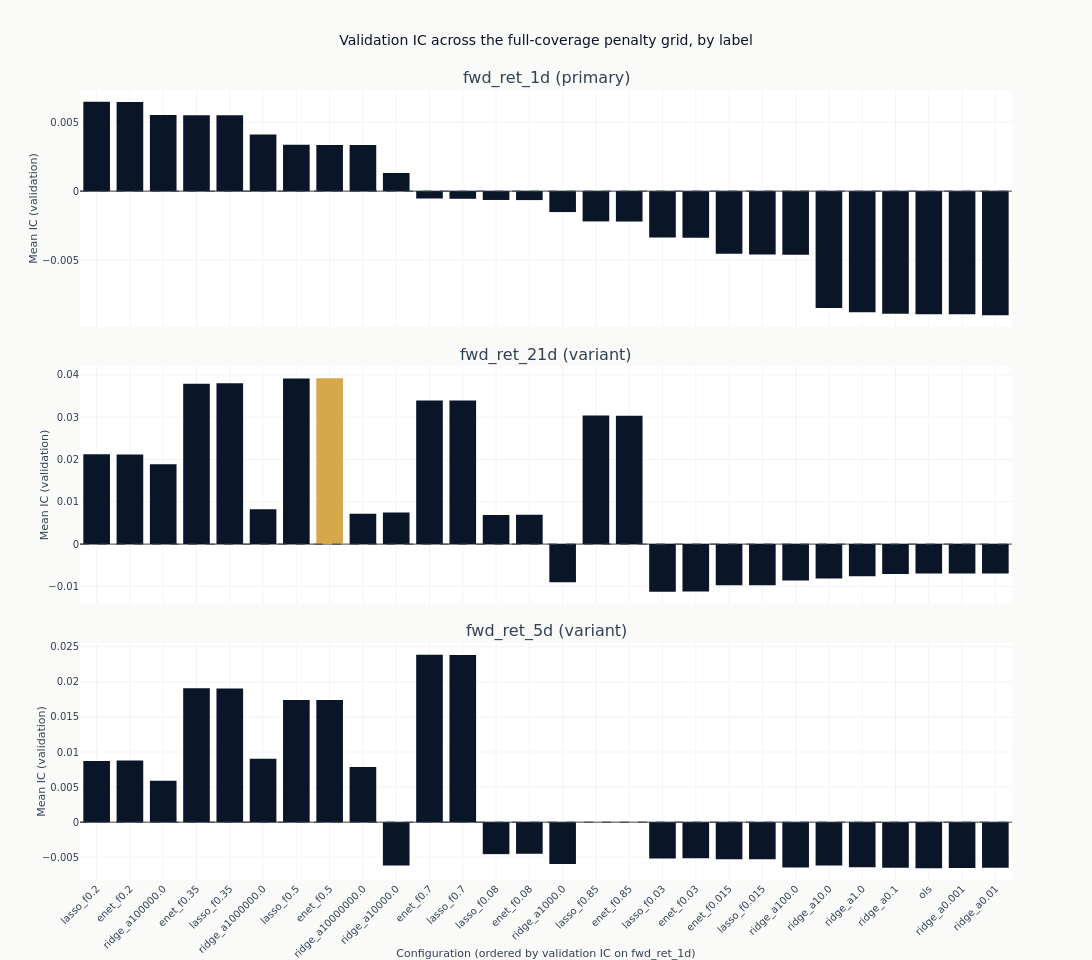

Write notebook code for a chart like this one.
### Markdown cell above
### How the penalty grid ranks

One panel per label, so the same grid can be read at each horizon. Only the configurations
measured on all of their own label's validation dates are charted; any partial-coverage ones
are in the table above with `full_coverage` false, and are left out here because their IC would
be an average over a different set of dates. The zero line is the reference that matters: a bar
below it is a model whose ranking pointed the wrong way out of sample.

**Each panel has its own vertical scale**, because the horizons do not produce ICs of the same
size and a shared scale would flatten the one-day panel to a line. Read a panel for the shape
of its ranking, and the numbers rather than the bar heights when comparing panels.

**The configurations are in the same order in all three panels**, that order being their
ranking on the primary label. Sorting each panel independently would put a different
configuration at each left edge and make the panels look alike whatever the numbers did. Held
in one order, a panel that slopes down from left to right is a horizon that ranks the grid the
way the primary label does, and a panel that does not is one where the penalty that works at
one horizon does not work at another.

### Code cell
def compact(params: str) -> str:
    """Render declared parameters for a label: `alpha=1000000.0` reads as `alpha=1e+06`."""
    return re.sub(r"\d+\.?\d*(?:[eE][+-]?\d+)?", lambda m: f"{float(m.group()):g}", params)


primary = primary_label(study)
full = catalog.filter("full_coverage")
charted = sorted(set(full.get_column("label")))
# The primary label leads when it was fitted. A subset run that leaves it out orders the panels
# by whichever label it did fit rather than by one that is not there.
panel_labels = [label for label in [primary] if label in charted] + [
    label for label in charted if label != primary
]
order_label = panel_labels[0]
config_order = (
    full.filter(pl.col("label") == order_label)
    .sort("ic_mean", descending=True)
    .get_column("config_name")
    .to_list()
)
leader = full.sort("ic_mean", descending=True).row(0, named=True)

fig_ic = make_subplots(
    rows=len(panel_labels),
    cols=1,
    shared_xaxes=True,
    vertical_spacing=0.05,
    subplot_titles=[
        f"{label} ({'primary' if label == primary else 'variant'})" for label in panel_labels
    ],
)
for row, label in enumerate(panel_labels, start=1):
    panel = full.filter(pl.col("label") == label)
    fig_ic.add_trace(
        go.Bar(
            x=panel.get_column("config_name").to_list(),
            y=panel.get_column("ic_mean").to_list(),
            marker_color=[
                COLORS["amber"]
                if (name, label) == (leader["config_name"], leader["label"])
                else COLORS["blue"]
                for name in panel.get_column("config_name")
            ],
        ),
        row=row,
        col=1,
    )
    fig_ic.add_hline(
        y=0, line_width=1, line_dash="dash", line_color=COLORS["neutral"], row=row, col=1
    )
    fig_ic.update_yaxes(title_text="Mean IC (validation)", row=row, col=1)
fig_ic.update_xaxes(
    categoryorder="array",
    categoryarray=config_order,
    tickangle=-45,
    title_text=f"Configuration (ordered by validation IC on {order_label})",
    row=len(panel_labels),
    col=1,
)
fig_ic.update_layout(
    title="Validation IC across the full-coverage penalty grid, by label",
    height=320 * len(panel_labels),
    width=1100,
    showlegend=False,
    margin=dict(t=90),
)
show_plotly_with_alt(
    fig_ic,
    f"Stacked bar charts of mean validation information coefficient across the linear penalty "
    f"grid, one panel per label and the configurations in the same order in each, that "
    f"order being their ranking on {order_label}. Each panel carries a dashed zero line. The "
    f"highest "
    f"bar anywhere is {leader['config_name']} ({compact(leader['params'])}) on {leader['label']} "
    f"at IC {leader['ic_mean']:+.3f}, highlighted in amber.",
)

### Figure 1 — Plotly figure (JSON) as saved in the notebook; plotly's stock layout.template omitted (floating-point values rounded to 4 significant figures)
{"data": [{"marker": {"color": ["#0a1628", "#0a1628", "#0a1628", "#0a1628", "#0a1628", "#0a1628", "#0a1628", "#0a1628", "#0a1628", "#0a1628", "#0a1628", "#0a1628", "#0a1628", "#0a1628", "#0a1628", "#0a1628", "#0a1628", "#0a1628", "#0a1628", "#0a1628", "#0a1628", "#0a1628", "#0a1628", "#0a1628", "#0a1628", "#0a1628", "#0a1628", "#0a1628"]}, "type": "bar", "x": ["lasso_f0.2", "enet_f0.2", "ridge_a100000.0", "enet_f0.35", "lasso_f0.35", "ridge_a1000000.0", "lasso_f0.5", "enet_f0.5", "ridge_a10000000.0", "ridge_a10000.0", "enet_f0.7", "lasso_f0.7", "lasso_f0.08", "enet_f0.08", "ridge_a1000.0", "lasso_f0.85", "enet_f0.85", "lasso_f0.03", "enet_f0.03", "enet_f0.015", "lasso_f0.015", "ridge_a100.0", "ridge_a10.0", "ridge_a1.0", "ridge_a0.1", "ols", "ridge_a0.001", "ridge_a0.01"], "xaxis": "x", "y": [0.006462, 0.006459, 0.005512, 0.005488, 0.005484, 0.0041, 0.003354, 0.003348, 0.003338, 0.001314, -0.0005328, -0.0005532, -0.0006391, -0.0006479, -0.001514, -0.002192, -0.0022, -0.003364, -0.003372, -0.004534, -0.004586, -0.004606, -0.008456, -0.008757, -0.008881, -0.008909, -0.008912, -0.008975], "yaxis": "y"}, {"marker": {"color": ["#D4A84B", "#0a1628", "#0a1628", "#0a1628", "#0a1628", "#0a1628", "#0a1628", "#0a1628", "#0a1628", "#0a1628", "#0a1628", "#0a1628", "#0a1628", "#0a1628", "#0a1628", "#0a1628", "#0a1628", "#0a1628", "#0a1628", "#0a1628", "#0a1628", "#0a1628", "#0a1628", "#0a1628", "#0a1628", "#0a1628", "#0a1628", "#0a1628"]}, "type": "bar", "x": ["enet_f0.5", "lasso_f0.5", "lasso_f0.35", "enet_f0.35", "enet_f0.7", "lasso_f0.7", "lasso_f0.85", "enet_f0.85", "lasso_f0.2", "enet_f0.2", "ridge_a100000.0", "ridge_a1000000.0", "ridge_a10000.0", "ridge_a10000000.0", "enet_f0.08", "lasso_f0.08", "ridge_a0.01", "ridge_a0.001", "ols", "ridge_a0.1", "ridge_a1.0", "ridge_a10.0", "ridge_a100.0", "ridge_a1000.0", "enet_f0.015", "lasso_f0.015", "enet_f0.03", "lasso_f0.03"], "xaxis": "x2", "y": [0.03917, 0.03914, 0.038, 0.0379, 0.03396, 0.03391, 0.0304, 0.03036, 0.02121, 0.02117, 0.01886, 0.008217, 0.007495, 0.007186, 0.006911, 0.006856, -0.006936, -0.006963, -0.006963, -0.007039, -0.007587, -0.008112, -0.008581, -0.009013, -0.009736, -0.00975, -0.01118, -0.01123], "yaxis": "y2"}, {"marker": {"color": ["#0a1628", "#0a1628", "#0a1628", "#0a1628", "#0a1628", "#0a1628", "#0a1628", "#0a1628", "#0a1628", "#0a1628", "#0a1628", "#0a1628", "#0a1628", "#0a1628", "#0a1628", "#0a1628", "#0a1628", "#0a1628", "#0a1628", "#0a1628", "#0a1628", "#0a1628", "#0a1628", "#0a1628", "#0a1628", "#0a1628"]}, "type": "bar", "x": ["enet_f0.7", "lasso_f0.7", "enet_f0.35", "lasso_f0.35", "enet_f0.5", "lasso_f0.5", "ridge_a1000000.0", "enet_f0.2", "lasso_f0.2", "ridge_a10000000.0", "ridge_a100000.0", "enet_f0.08", "lasso_f0.08", "enet_f0.03", "lasso_f0.03", "lasso_f0.015", "enet_f0.015", "ridge_a1000.0", "ridge_a10.0", "ridge_a10000.0", "ridge_a1.0", "ridge_a100.0", "ridge_a0.1", "ridge_a0.01", "ridge_a0.001", "ols"], "xaxis": "x3", "y": [0.02385, 0.02382, 0.0191, 0.01906, 0.01741, 0.0174, 0.009041, 0.00878, 0.008725, 0.007864, 0.005914, -0.004504, -0.004554, -0.005154, -0.005161, -0.005274, -0.005302, -0.005968, -0.006162, -0.006191, -0.006417, -0.00646, -0.006487, -0.006502, -0.006545, -0.006553], "yaxis": "y3"}], "layout": {"annotations": [{"font": {"size": 16}, "showarrow": false, "text": "fwd_ret_1d (primary)", "x": 0.5, "xanchor": "center", "xref": "paper", "y": 1.0, "yanchor": "bottom", "yref": "paper"}, {"font": {"size": 16}, "showarrow": false, "text": "fwd_ret_21d (variant)", "x": 0.5, "xanchor": "center", "xref": "paper", "y": 0.65, "yanchor": "bottom", "yref": "paper"}, {"font": {"size": 16}, "showarrow": false, "text": "fwd_ret_5d (variant)", "x": 0.5, "xanchor": "center", "xref": "paper", "y": 0.3, "yanchor": "bottom", "yref": "paper"}], "height": 960, "margin": {"t": 90}, "shapes": [{"line": {"color": "#334155", "dash": "dash", "width": 1}, "type": "line", "x0": 0, "x1": 1, "xref": "x domain", "y0": 0, "y1": 0, "yref": "y"}, {"line": {"color": "#334155", "dash": "dash", "width": 1}, "type": "line", "x0": 0, "x1": 1, "xref": "x2 domain", "y0": 0, "y1": 0, "yref": "y2"}, {"line": {"color": "#334155", "dash": "dash", "width": 1}, "type": "line", "x0": 0, "x1": 1, "xref": "x3 domain", "y0": 0, "y1": 0, "yref": "y3"}], "showlegend": false, "title": {"text": "Validation IC across the full-coverage penalty grid, by label"}, "width": 1100, "xaxis": {"anchor": "y", "domain": [0.0, 1.0], "matches": "x3", "showticklabels": false}, "xaxis2": {"anchor": "y2", "domain": [0.0, 1.0], "matches": "x3", "showticklabels": false}, "xaxis3": {"anchor": "y3", "categoryarray": ["lasso_f0.2", "enet_f0.2", "ridge_a100000.0", "enet_f0.35", "lasso_f0.35", "ridge_a1000000.0", "lasso_f0.5", "enet_f0.5", "ridge_a10000000.0", "ridge_a10000.0", "enet_f0.7", "lasso_f0.7", "lasso_f0.08", "enet_f0.08", "ridge_a1000.0", "lasso_f0.85", "enet_f0.85", "lasso_f0.03", "enet_f0.03", "enet_f0.015", "lasso_f0.015", "ridge_a100.0", "ridge_a10.0", "ridge_a1.0", "ridge_a0.1", "ols", "ridge_a0.001", "ridge_a0.01"], "categoryorder": "array", "domain": [0.0, 1.0], "tickangle": -45, "title": {"text": "Configuration (ordered by validation IC on fwd_ret_1d)"}}, "yaxis": {"anchor": "x", "domain": [0.7, 1.0], "title": {"text": "Mean IC (validation)"}}, "yaxis2": {"anchor": "x2", "domain": [0.35, 0.65], "title": {"text": "Mean IC (validation)"}}, "yaxis3": {"anchor": "x3", "domain": [0.0, 0.3], "title": {"text": "Mean IC (validation)"}}}}
